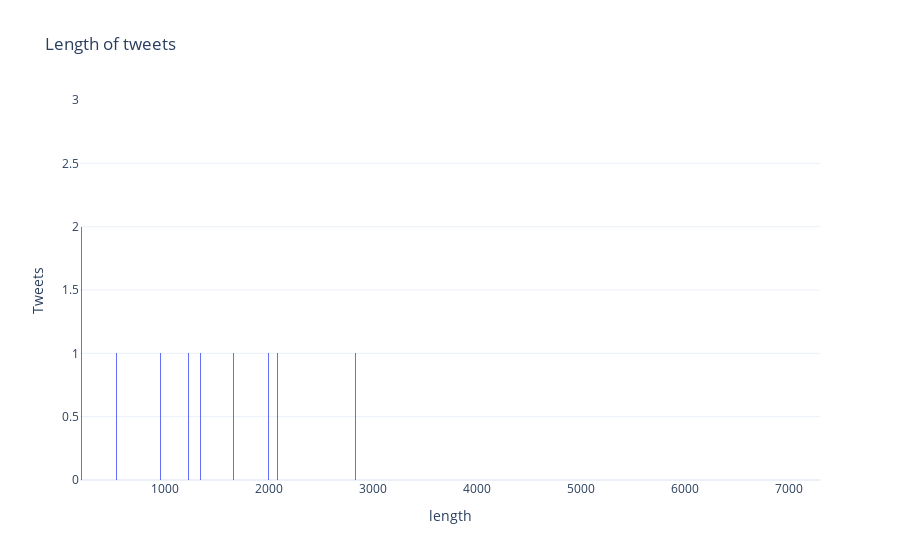

Notebook code cell kept with this figure:
### Code cell
fig.update_layout(xaxis_range=[180,7300])
fig.update_layout(yaxis_range=[0, 3])
fig.show()

### Figure 1 — Plotly figure (JSON) as saved in the notebook; plotly's stock layout.template omitted (floating-point values rounded to 4 significant figures; data arrays with more than 128 entries replaced by an {"elided": "..."} marker saying what was removed)
{"data": [{"alignmentgroup": "True", "bingroup": "x", "hovertemplate": "length=%{x}<br>count=%{y}<extra></extra>", "legendgroup": "", "marker": {"color": "#636efa"}, "name": "", "offsetgroup": "", "orientation": "v", "showlegend": false, "type": "histogram", "x": {"elided": "14277 int values"}, "xaxis": "x", "yaxis": "y"}], "layout": {"barmode": "relative", "legend": {"tracegroupgap": 0}, "title": {"text": "Length of tweets"}, "xaxis": {"anchor": "y", "categoryorder": "category descending", "domain": [0, 1], "range": [180, 7300], "title": {"text": "length"}}, "yaxis": {"anchor": "x", "domain": [0, 1], "range": [0, 3], "title": {"text": "Tweets"}}}}
